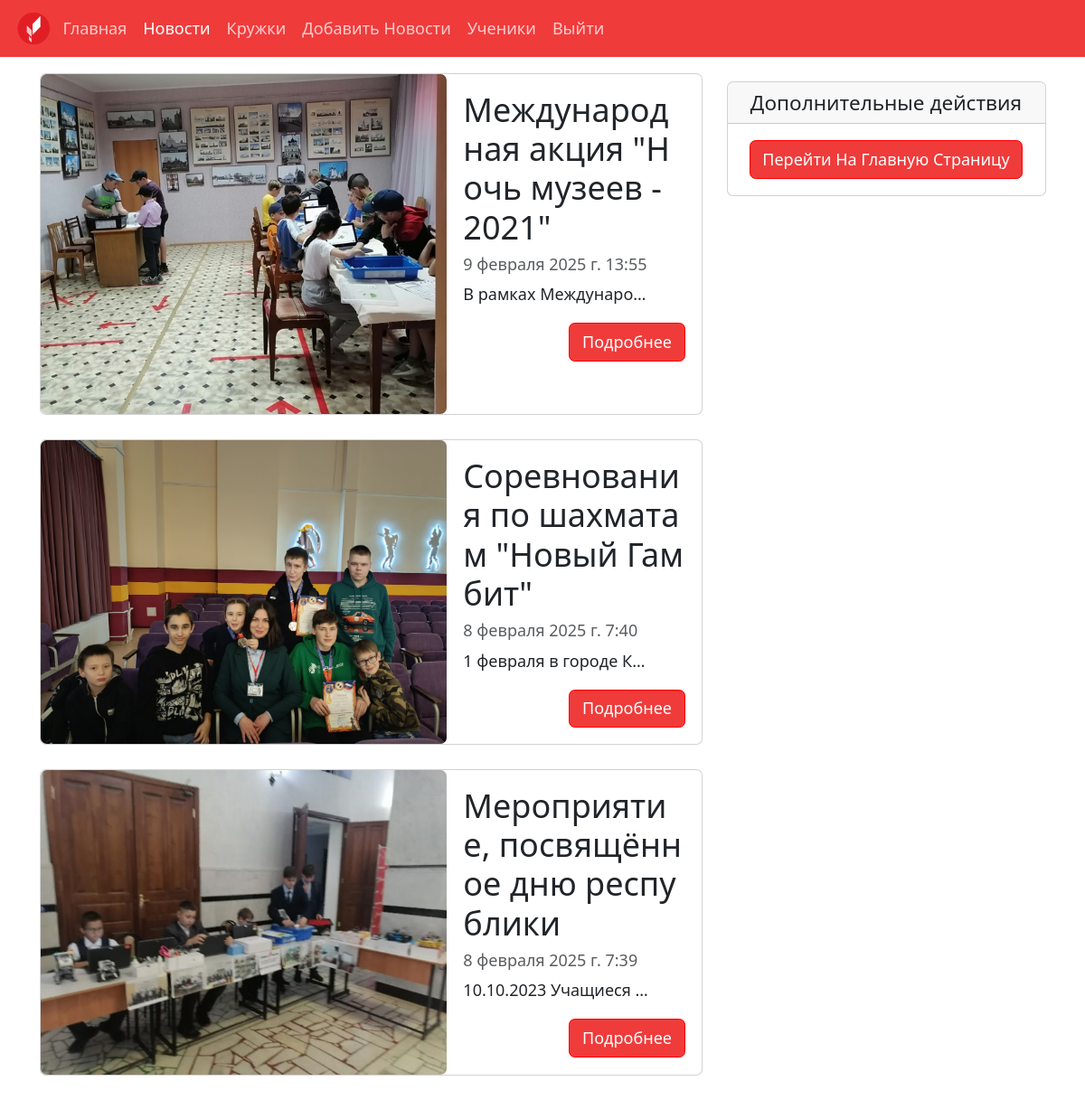
Page /news/ (signed in) on the committed database.
### news/models.py (models this page shows, shortened)
class News(models.Model):
    title = models.CharField(max_length=200)
    author = models.ForeignKey(
        'auth.User',
        on_delete=models.CASCADE,
    )
    body = models.TextField()
    date = models.DateTimeField(auto_now_add=True)
    image = models.ImageField(upload_to='images/')
    class Meta:
        ordering = ['-date',]
        verbose_name = 'Новость'
        verbose_name_plural = 'Новости'

### news/views.py (the view)
# urls.py: path('news/', BlogListView.as_view(), name='news'),
class BlogListView(ListView):
    model = News
    template_name = 'news.html'

### templates/news.html (shortened to what this page needs)
{% extends 'base.html' %}
{% load static %}
    {% block content %}
        <div class="container">
            <div class="row">
                <div class="col-md-8 mt-3 left">
                    {% for post in object_list %}
                    <div class="news-card">
                        <div class="image-news">
                            <img src="{{ post.image.url }}" alt="Image">
                        </div>
                        <div class="news-post">
                            <div class="card-body">
                                <h2 class="card-title">{{ post.title }}</h2>
                                <p class="card-text text-muted h6" id="card-body-data">{{ post.date }}</p>
                                <p class="card-text" id="card-body-text">{{ post.body | slice:":100" }}</p>
                                <div class="buttonNews">
                                    <a href="{% url 'post_detail' post.pk %}" class="btn btn-dark" id="but-body-text-change"><span>Подробнее</span></a>
                                </div>
                            </div>
                        </div>
                    </div>
                    {% endfor %}
                </div>
                <div class="col-md-4 float-right">
                    <div class="card my-4">
                        <h5 class="card-header">Дополнительные действия</h5>
                        <div class="card-body" id="cardbody-info">
                            <a href="{% url 'index' %}" class="btn btn-dark">Перейти На Главную Страницу</a>
                        </div>
                    </div>
                </div>
            </div>
        </div>
    {% endblock content %}

### static/css/base.css (style rules this page uses)
.btn-dark { background-color: rgb(240, 59, 59) !important; --bs-btn-border-color: red !important; }
.image-news { display: flex; }
.image-news>img { width: 100%; border-radius: 0.375rem; }
.news-post { display: flex; width: 50%; }
.news-card { --bs-card-spacer-y: 1rem; --bs-card-spacer-x: 1rem; --bs-card-title-spacer-y: 0.5rem; --bs-card-title-color: ; --bs-card-subtitle-color: ; --bs-card-border-width: var(--bs-border-width); --bs-card-border-color: var(--bs-border-color-translucent); --bs-card-border-radius: var(--bs-border-radius); --bs-card-box-shadow: ; --bs-card-inner-border-radius: calc(var(--bs-border-radius) -(var(--bs-border-width))); --bs-card-cap-padding-y: 0.5rem; --bs-card-cap-padding-x: 1rem; --bs-card-cap-bg: rgba(var(--bs-body-color-rgb), 0.03); --bs-card-cap-color: ; --bs-card-height: ; --bs-card-color: ; --bs-card-bg: var(--bs-body-bg); --bs-card-img-overlay-padding: 1rem; --bs-card-group-margin: 0.75rem; position: relative; display: flex; flex-direction: row; min-width: 0; height: var(--bs-card-height); color: var(--bs-body-color); word-wrap: break-word; background-color: var(--bs-card-bg); background-clip: border-box; border: var(--bs-card-border-width) solid var(--bs-card-border-color); border-radius: var(--bs-card-border-radius); margin-bottom: 1.5rem !important; }
.buttonNews { align-self: flex-end; justify-content: end; display: flex; }
#cardbody-info { text-align: center; }
.card-header { text-align: center; }
.card-title { word-break: break-all; }
@media (max-width: 1200px) { .image-news { width: 85%; } }
@media (max-width: 1200px) { #card-body-text { overflow: hidden; white-space: nowrap; text-overflow: ellipsis; max-width: 20ch; } }
@media (max-width: 8000px) { .image-news { width: 85%; } }
@media (max-width: 2000px) { .image-news { width: 85%; } }
@media (max-width: 1500px) { .image-news { width: 80%; } }

### static/css/style.css (style rules this page uses)
* { font-size: 18px; }

### rows in the picture
News: image (picture), title "Международная акция \"Ночь музеев - 2021\"", date "9 февраля 2025 г. 13:55", body "В рамках Междунаро…"
News: image (picture), title "Cоревнования по шахматам \"Новый Гамбит\"", date "8 февраля 2025 г. 7:40", body "1 февраля в городе К…"
News: image (picture), title "Мероприятие, посвящённое дню республики", date "8 февраля 2025 г. 7:39", body "10.10.2023 Учащиеся…"
